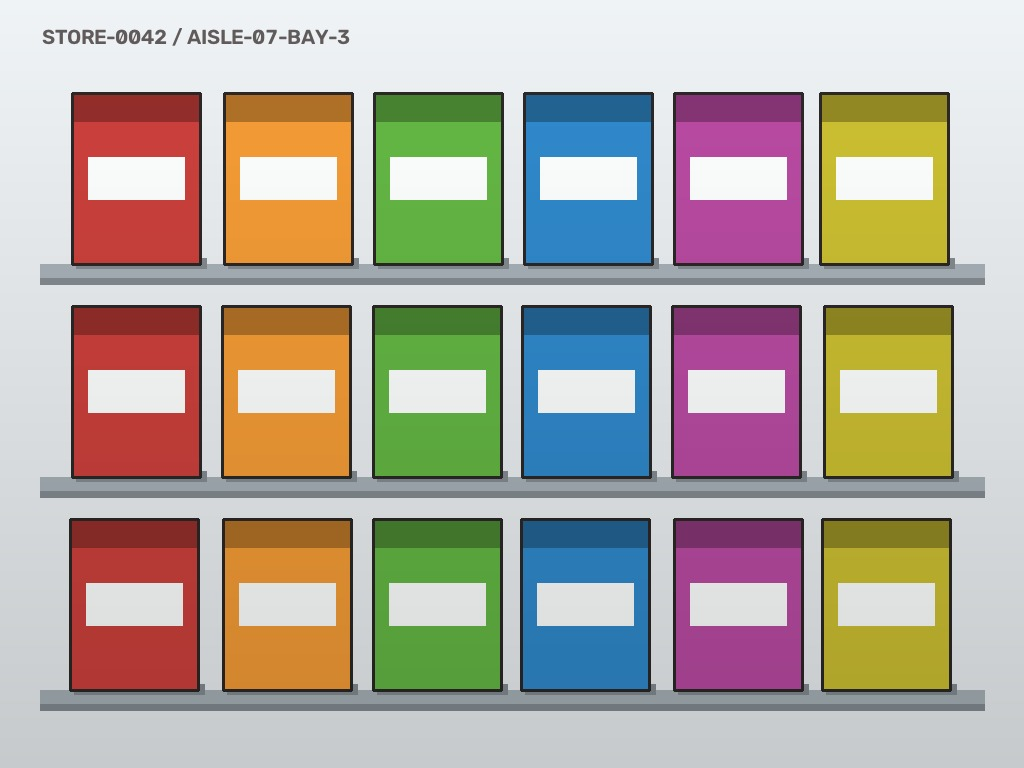
#> input picture data/sample_data/images/shelf_compliant.jpg, 1024 x 768 px; its folder holds only this picture in this run
$ python -i preprocessing.py   (imports and definitions only)
#> lines starting #> are read from the running program, lines starting #| are printed output that depends on the picture
### src/smart_shelf/core/logging.py
"""Structured logging setup built on ``structlog``.

Local development gets colourised key/value output; every other environment
gets newline-delimited JSON so logs are directly ingestible by Loki, Datadog or
CloudWatch. :func:`configure_logging` is idempotent and safe to call from both
the API entrypoint and test fixtures.
"""

from __future__ import annotations

import logging
import sys
from typing import Any

import structlog

from smart_shelf.core.config import Settings, get_settings

_CONFIGURED = False


def configure_logging(settings: Settings | None = None, *, force: bool = False) -> None:
    """Install structlog processors and align the stdlib root logger with them."""
    global _CONFIGURED
    if _CONFIGURED and not force:
        return

    settings = settings or get_settings()
    level = getattr(logging, settings.log_level)

    shared: list[Any] = [
        structlog.contextvars.merge_contextvars,
        structlog.stdlib.add_log_level,
        structlog.processors.TimeStamper(fmt="iso", utc=True),
        structlog.processors.StackInfoRenderer(),
        structlog.processors.UnicodeDecoder(),
    ]
    renderer: Any = (
        structlog.processors.JSONRenderer()
        if settings.use_json_logs
        else structlog.dev.ConsoleRenderer(colors=sys.stderr.isatty())
    )

    structlog.configure(
        processors=[*shared, structlog.processors.format_exc_info, renderer],
        wrapper_class=structlog.make_filtering_bound_logger(level),
        logger_factory=structlog.PrintLoggerFactory(file=sys.stderr),
        cache_logger_on_first_use=True,
    )

    logging.basicConfig(format="%(message)s", stream=sys.stderr, level=level, force=True)
    for noisy in ("uvicorn.access", "httpx", "httpcore"):
        logging.getLogger(noisy).setLevel(max(level, logging.WARNING))

    _CONFIGURED = True


def get_logger(name: str | None = None) -> structlog.stdlib.BoundLogger:
    """Return a bound logger. Call sites pass ``__name__``.

    The module name is bound as an event key rather than resolved by
    ``add_logger_name``, because the print-based logger factory used here has no
    stdlib logger behind it to read a name from.
    """
#> called with name = 'traced_module'
    configure_logging()
#> (the call stopped at in configure_logging, `settings = settings or get_settings()`: smart_shelf is not available in this run)
#> further down, picture is the input picture: shape (768, 1024, 3); mean B, G, R 160.2, 170.5, 178.4
    logger: structlog.stdlib.BoundLogger = structlog.get_logger()
    if name:
        logger = logger.bind(logger=name)
    return logger

### src/smart_shelf/cv/preprocessing.py
"""Image decoding and normalisation.

Uploads arrive as raw bytes of unknown size, orientation and colour balance.
:func:`prepare_image` turns them into a bounded, contrast-normalised BGR array
plus a JPEG re-encoding suitable for a multimodal prompt, and records the scale
factor so detections can be mapped back to original coordinates if needed.
"""

from __future__ import annotations

import base64
from dataclasses import dataclass
import hashlib

import cv2
import numpy as np
from numpy.typing import NDArray

from smart_shelf.core.exceptions import InvalidImageError
from smart_shelf.core.logging import get_logger

# [1 line that did not run here, left out]

BGRImage = NDArray[np.uint8]


@dataclass(slots=True, frozen=True)
class PreparedImage:
    """A decoded shelf image together with everything the pipeline needs about it."""

    pixels: BGRImage
    width: int
    height: int
    original_width: int
    original_height: int
    scale: float
    sha256: str

    # [35 lines left out: functions shape, decode_image, resize_to_max_edge, not called in this run]


def normalize_illumination(image: BGRImage) -> BGRImage:
    """Apply CLAHE to the luminance channel.

    Retail shelves are lit unevenly - top rows blow out under spotlights while
    bottom rows fall into shadow. Equalising luminance before detection keeps
    recall roughly constant across shelf levels.
    """
    lab = cv2.cvtColor(image, cv2.COLOR_BGR2LAB)
#> lab: shape (768, 1024, 3); mean of channels 0, 1, 2 180.2, 131.7, 135.5
    lightness, a_channel, b_channel = cv2.split(lab)
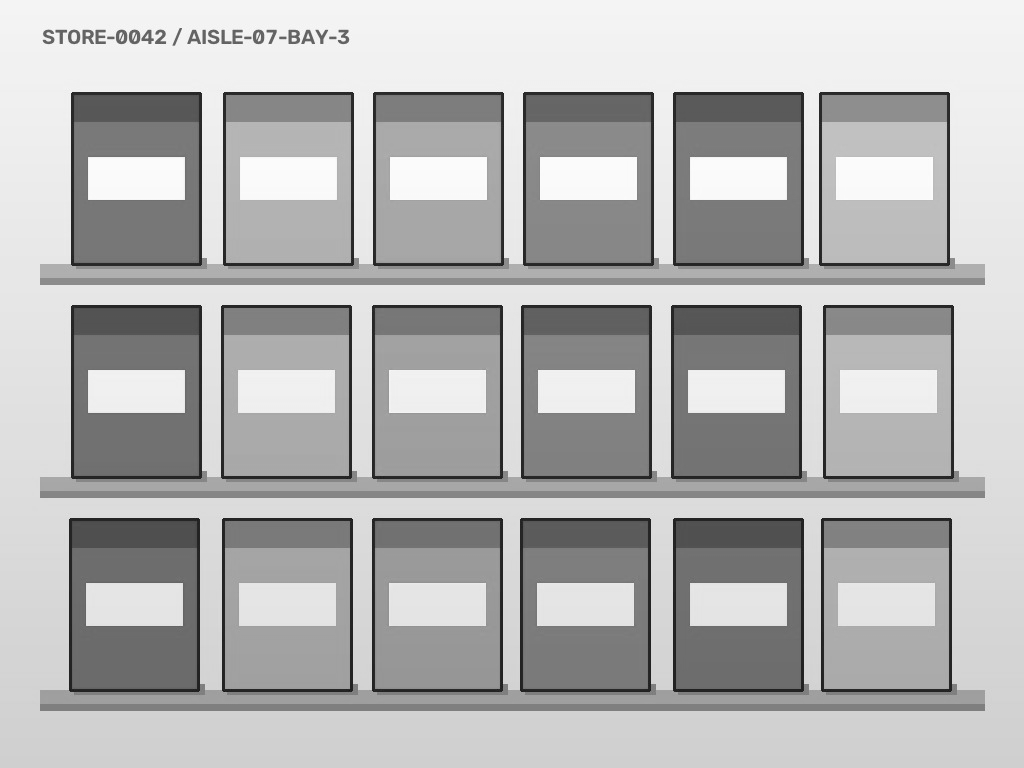
#> lightness: shape (768, 1024); min 21, max 254, mean 180.2
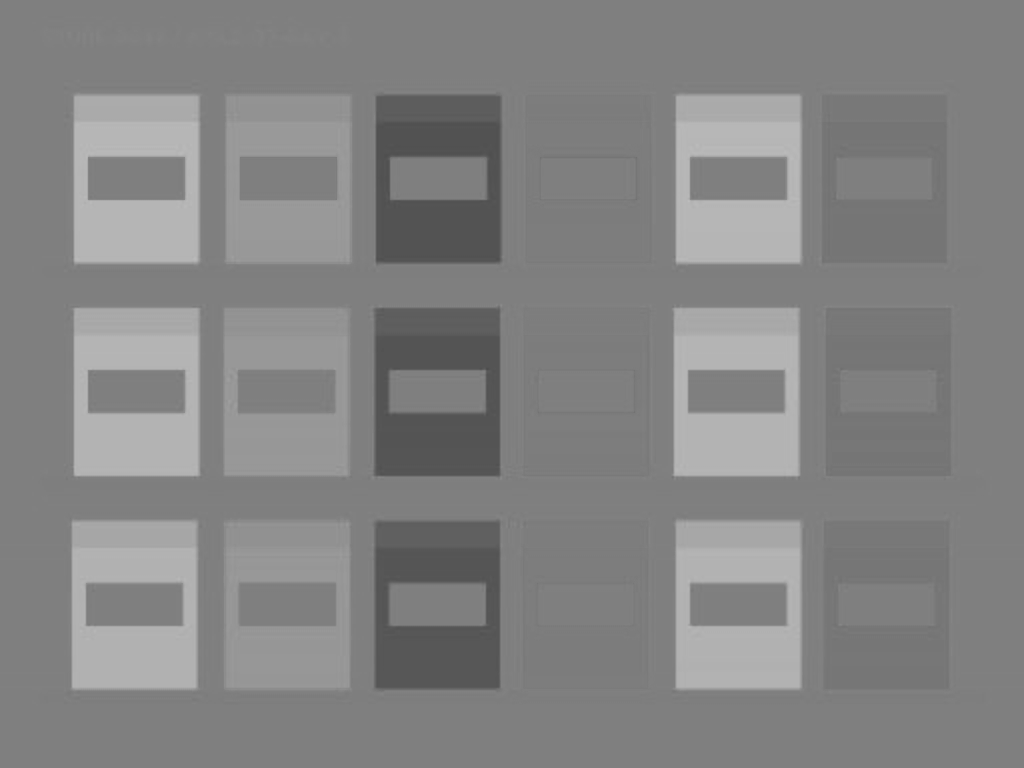
#> a_channel: shape (768, 1024); min 77, max 189, mean 131.7
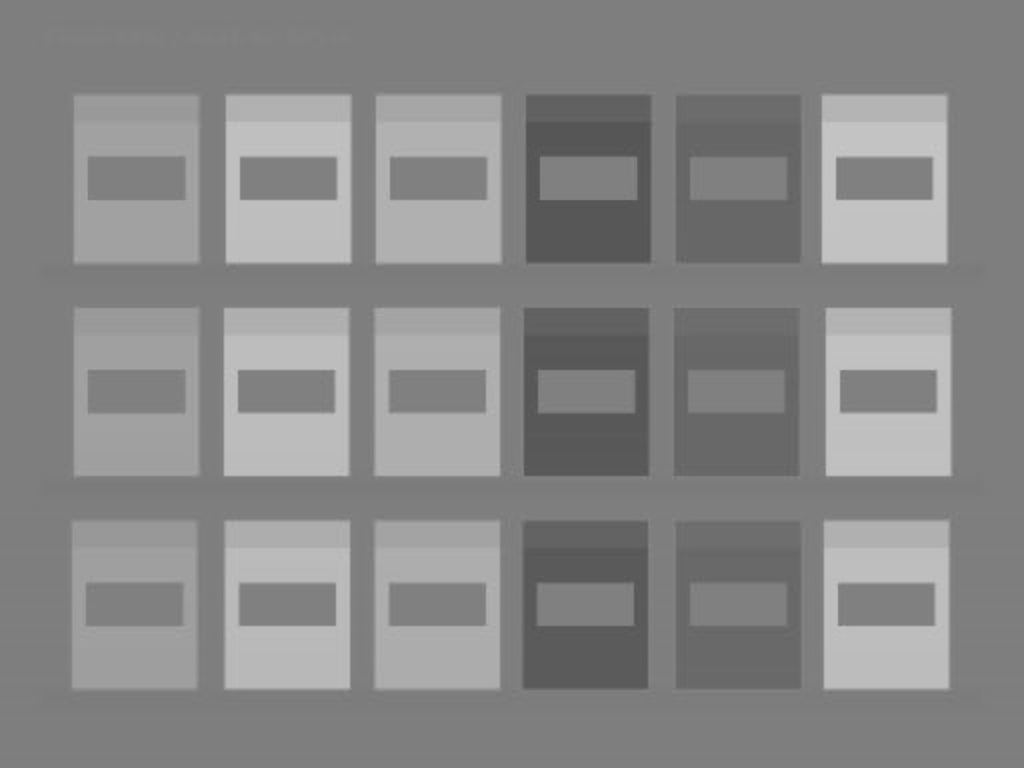
#> b_channel: shape (768, 1024); min 81, max 199, mean 135.5
    clahe = cv2.createCLAHE(clipLimit=2.0, tileGridSize=(8, 8))
    merged = cv2.merge((clahe.apply(lightness), a_channel, b_channel))
#> merged: shape (768, 1024, 3); mean of channels 0, 1, 2 176.6, 131.7, 135.5
    result = cv2.cvtColor(merged, cv2.COLOR_LAB2BGR)
    return np.ascontiguousarray(result, dtype=np.uint8)


# [45 lines left out: functions prepare_image, encode_jpeg, to_data_url, not called in this run]

>>> import cv2
>>> picture = cv2.imread('../../../data/sample_data/images/shelf_compliant.jpg')
>>> result = normalize_illumination(picture)

$ run again, on data/sample_data/images/shelf_critical_stockout.jpg
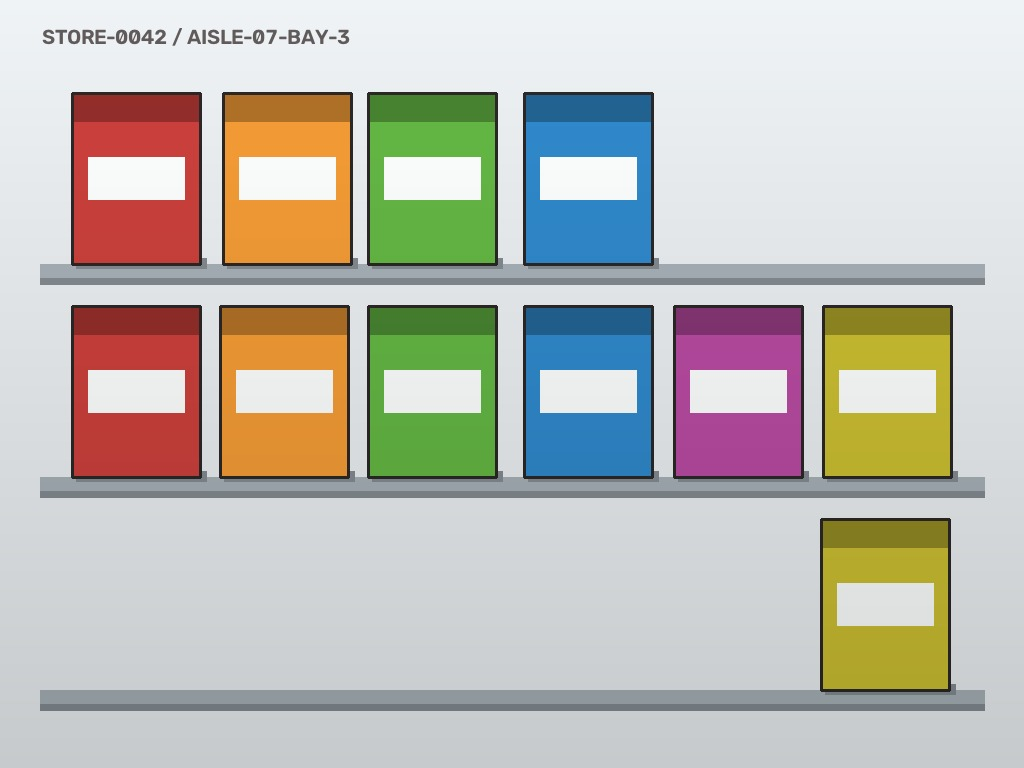
#> input picture data/sample_data/images/shelf_critical_stockout.jpg, 1024 x 768 px
#> picture is the input picture: shape (768, 1024, 3); mean B, G, R 181.9, 189.3, 190.9
#> lab: shape (768, 1024, 3); mean of channels 0, 1, 2 196.1, 129.1, 132.7
#> in normalize_illumination, `lightness, a_channel, b_channel = cv2.split(lab)`:
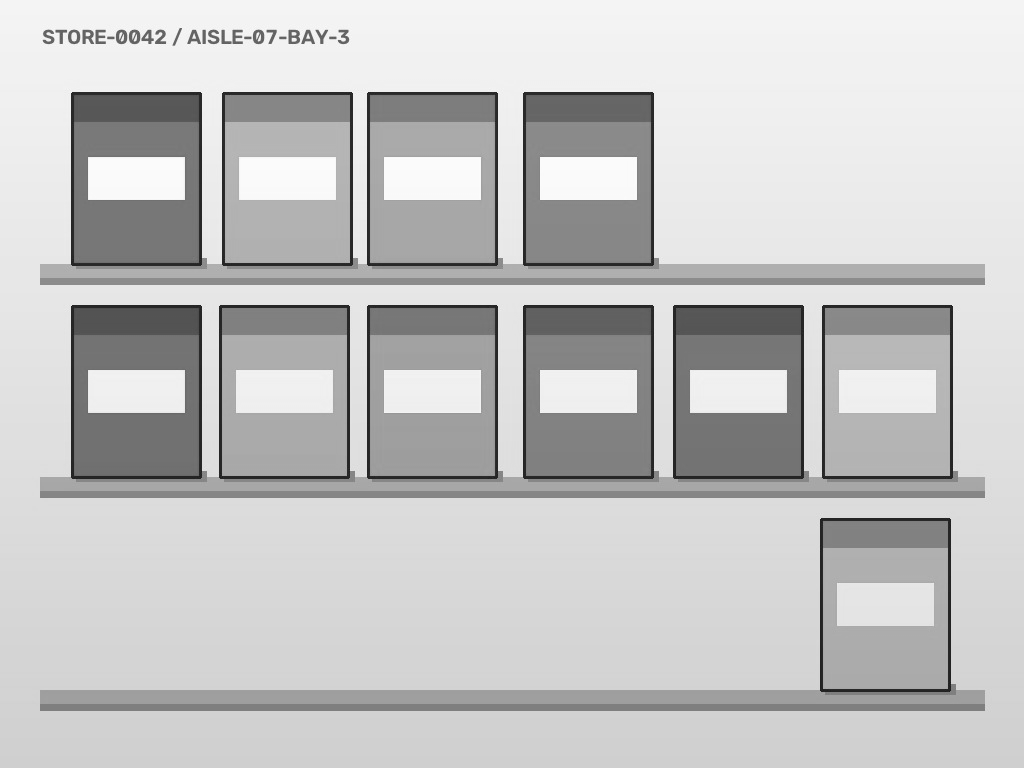
#> lightness: shape (768, 1024); min 26, max 254, mean 196.1
#> in normalize_illumination, `lightness, a_channel, b_channel = cv2.split(lab)`:
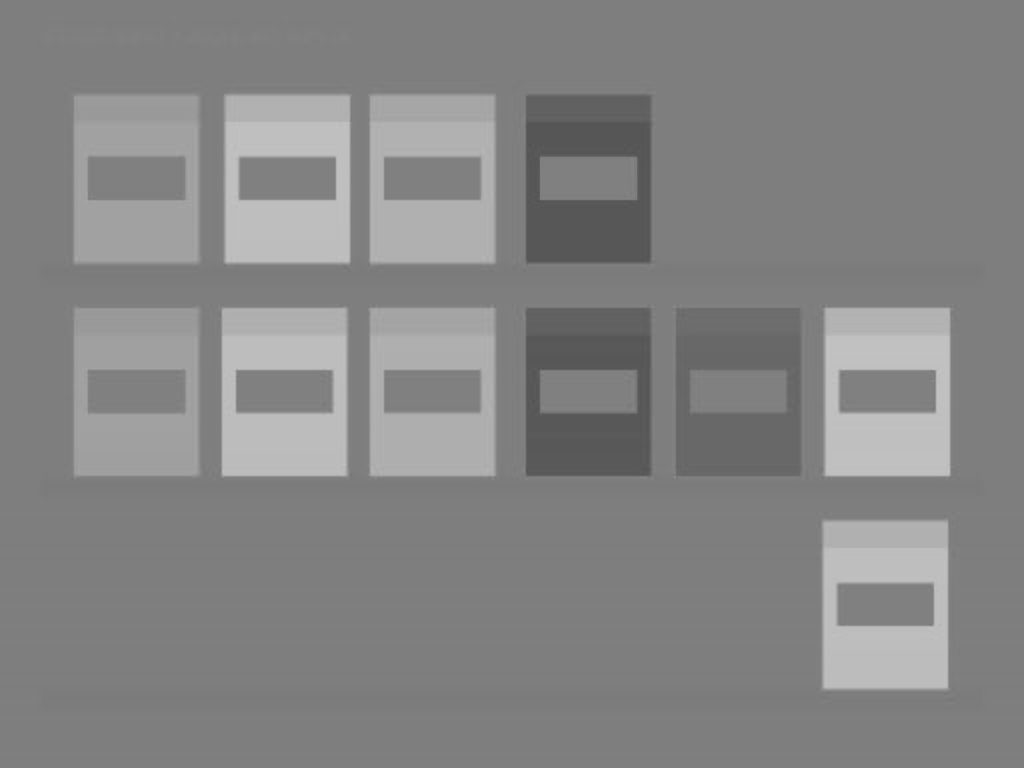
#> b_channel: shape (768, 1024); min 81, max 196, mean 132.7
#> merged: shape (768, 1024, 3); mean of channels 0, 1, 2 192.3, 129.1, 132.7

$ run again, on data/sample_data/images/shelf_dense_6row.jpg
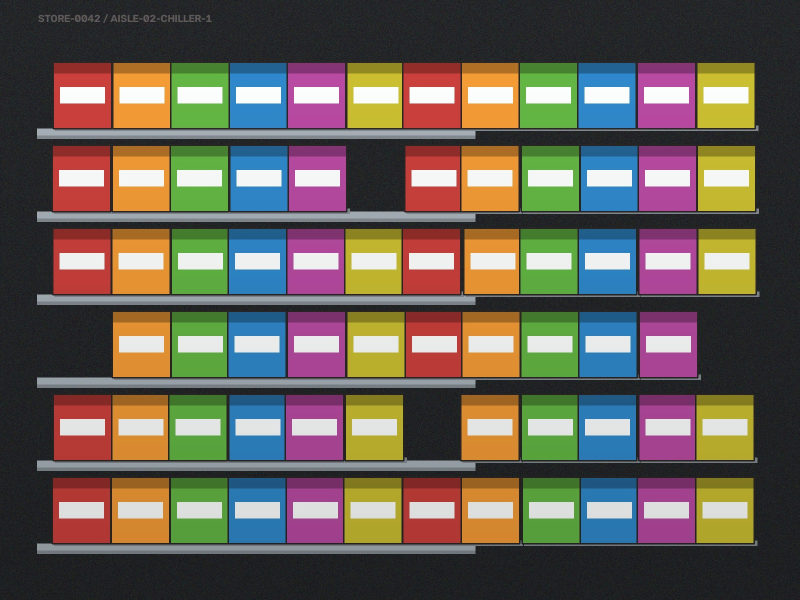
#> input picture data/sample_data/images/shelf_dense_6row.jpg, 1600 x 1200 px (shown at 1/2 size)
#> picture is the input picture: shape (1200, 1600, 3); mean B, G, R 86.2, 97, 105.7
#> lab: shape (1200, 1600, 3); mean of channels 0, 1, 2 105.7, 132.2, 135.7
#> in normalize_illumination, `lightness, a_channel, b_channel = cv2.split(lab)`:
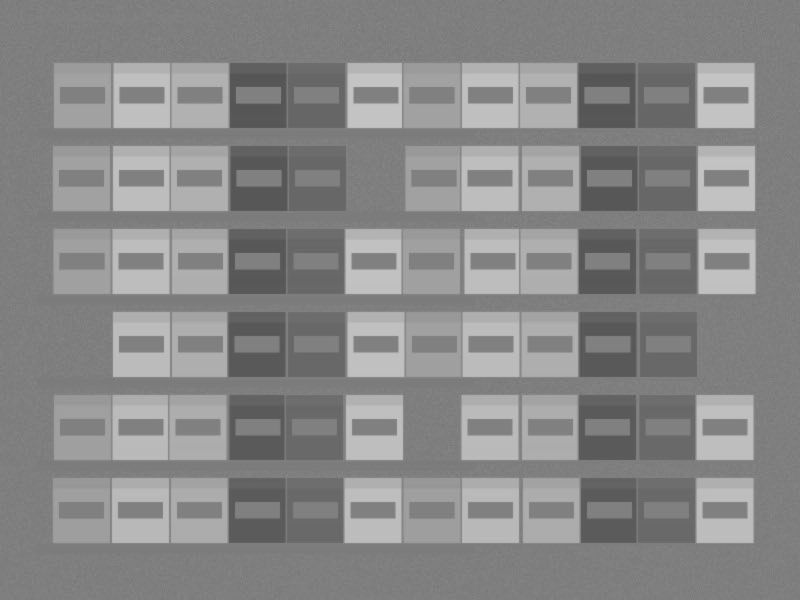
#> b_channel: shape (1200, 1600) (shown at 1/2 size); min 80, max 200, mean 135.7
#> merged: shape (1200, 1600, 3); mean of channels 0, 1, 2 120.5, 132.2, 135.7
#> in normalize_illumination, `result = cv2.cvtColor(merged, cv2.COLOR_LAB2BGR)`:
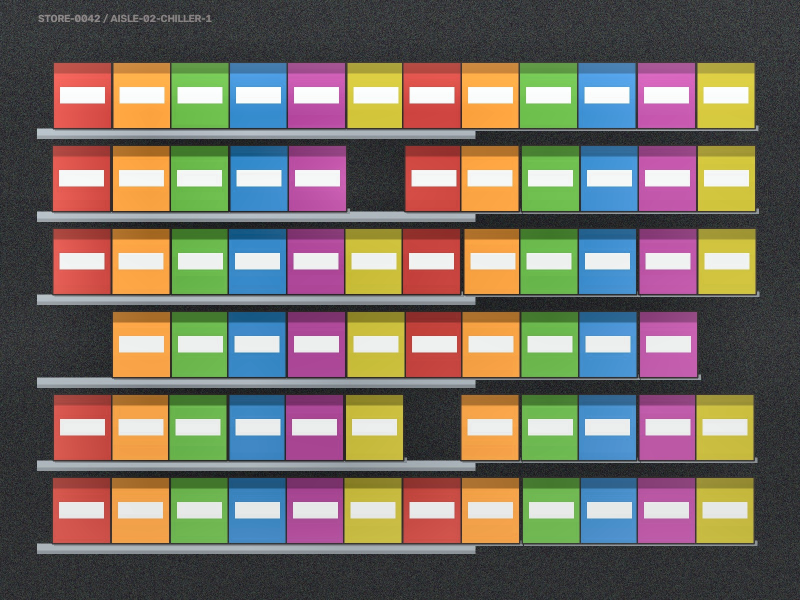
#> result: shape (1200, 1600, 3) (shown at 1/2 size); mean B, G, R 100.2, 111.1, 120.5
